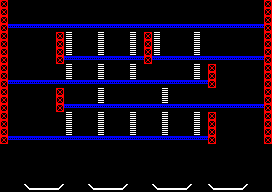

Below is a game level as drawn by its tile map, then a one-line description and the .tmx that defines it (tile-layer data replaced by summaries):
An orthogonal 34x24 tile map with 8x8 px tiles, 1 tile layer (tile_stage6), 6 hidden layers not drawn, 2 tilesets and 636 objects.

<map version="1.0" orientation="orthogonal" renderorder="right-down" width="34" height="24" tilewidth="8" tileheight="8" nextobjectid="771">
 <tileset firstgid="1" name="elements" tilewidth="16" tileheight="16" tilecount="100" columns="10">
  <image source="../../tapes/starkitchen/sprites.png" width="160" height="160" />
  <tile id="0">
   <properties>
    <property name="#stencil" value="player" />
   </properties>
  </tile>
  <tile id="7">
   <properties>
    <property name="#stencil" value="bonus" />
   </properties>
  </tile>
  <tile id="10">
   <properties>
    <property name="#stencil" value="enemy" />
   </properties>
  </tile>
  <tile id="19">
   <properties>
    <property name="#stencil" value="=" />
   </properties>
  </tile>
 </tileset>
 <tileset firstgid="101" name="sprites" tilewidth="8" tileheight="8" tilecount="400" columns="20">
  <image source="../../tapes/starkitchen/sprites.png" width="160" height="160" />
  <tile id="57">
   <properties>
    <property name="#stencil" value="|" />
    <property name="type" value="&quot;wall&quot;" />
    <property name="visible" value="0" />
   </properties>
  </tile>
  <tile id="58">
   <properties>
    <property name="#stencil" value="#" />
    <property name="type" value="[&quot;solid&quot;,&quot;wall&quot;]" />
   </properties>
  </tile>
  <tile id="59">
   <properties>
    <property name="#stencil" value="[" />
    <property name="hitbox" value="{&quot;x&quot;:0,&quot;y&quot;:-8,&quot;width&quot;:8,&quot;height&quot;:8}" />
    <property name="type" value="[&quot;solid&quot;,&quot;floor&quot;,&quot;wall&quot;]" />
   </properties>
  </tile>
  <tile id="76">
   <properties>
    <property name="#stencil" value="=" />
    <property name="hitbox" value="{&quot;x&quot;:7,&quot;y&quot;:0,&quot;width&quot;:2,&quot;height&quot;:8}" />
    <property name="type" value="&quot;stair&quot;" />
    <property name="width" value="16" />
    <property name="zIndex" value="1" />
   </properties>
  </tile>
  <tile id="78">
   <properties>
    <property name="#like" value="[" />
    <property name="#stencil" value="_" />
   </properties>
  </tile>
  <tile id="79">
   <properties>
    <property name="#like" value="[" />
    <property name="#stencil" value="]" />
   </properties>
  </tile>
  <tile id="80">
   <properties>
    <property name="#stencil" value="buntopLeft" />
   </properties>
  </tile>
  <tile id="81">
   <properties>
    <property name="#stencil" value="buntopCenter" />
   </properties>
  </tile>
  <tile id="82">
   <properties>
    <property name="#stencil" value="buntopRight" />
   </properties>
  </tile>
  <tile id="100">
   <properties>
    <property name="#stencil" value="cheeseLeft" />
   </properties>
  </tile>
  <tile id="101">
   <properties>
    <property name="#stencil" value="cheeseCenter" />
   </properties>
  </tile>
  <tile id="102">
   <properties>
    <property name="#stencil" value="cheeseRight" />
   </properties>
  </tile>
  <tile id="120">
   <properties>
    <property name="#stencil" value="hamLeft" />
   </properties>
  </tile>
  <tile id="121">
   <properties>
    <property name="#stencil" value="hamCenter" />
   </properties>
  </tile>
  <tile id="122">
   <properties>
    <property name="#stencil" value="hamRight" />
   </properties>
  </tile>
  <tile id="140">
   <properties>
    <property name="#stencil" value="tomatoLeft" />
   </properties>
  </tile>
  <tile id="141">
   <properties>
    <property name="#stencil" value="tomatoCenter" />
   </properties>
  </tile>
  <tile id="142">
   <properties>
    <property name="#stencil" value="tomatoRight" />
   </properties>
  </tile>
  <tile id="160">
   <properties>
    <property name="#stencil" value="saladLeft" />
   </properties>
  </tile>
  <tile id="161">
   <properties>
    <property name="#stencil" value="saladCenter" />
   </properties>
  </tile>
  <tile id="162">
   <properties>
    <property name="#stencil" value="saladRight" />
   </properties>
  </tile>
  <tile id="180">
   <properties>
    <property name="#stencil" value="bunbottomLeft" />
   </properties>
  </tile>
  <tile id="181">
   <properties>
    <property name="#stencil" value="bunbottomCenter" />
   </properties>
  </tile>
  <tile id="182">
   <properties>
    <property name="#stencil" value="bunbottomRight" />
   </properties>
  </tile>
 </tileset>
 <layer name="tile_stage6" width="34" height="24">
  <data>[816 cells, 247 non-empty, 6 distinct tile ids]</data>
 </layer>
 <objectgroup name="stencil_stage6">
  <!-- 102 objects omitted --></objectgroup>
 <objectgroup name="scene_stage6" visible="0">
  <properties>
   <property name="#stencil" value="stencil_stage6" />
   <property name="#tile" value="tile_stage6" />
   <property name="set" value="{&quot;_&quot;:[&quot;stencil&quot;,&quot;stageModel&quot;]}" />
   <property name="x" value="-8" />
  </properties>
 </objectgroup>
 <layer name="tile_stage5" width="34" height="24" visible="0">
  <data>[816 cells, 317 non-empty, 6 distinct tile ids]</data>
 </layer>
 <objectgroup name="stencil_stage5" visible="0">
  <!-- 78 objects omitted --></objectgroup>
 <objectgroup name="scene_stage5" visible="0">
  <properties>
   <property name="#stencil" value="stencil_stage5" />
   <property name="#tile" value="tile_stage5" />
   <property name="set" value="{&quot;_&quot;:[&quot;stencil&quot;,&quot;stageModel&quot;]}" />
   <property name="x" value="-8" />
  </properties>
 </objectgroup>
 <layer name="tile_stage4" width="34" height="24" visible="0">
  <data>[816 cells, 297 non-empty, 6 distinct tile ids]</data>
 </layer>
 <objectgroup name="stencil_stage4" visible="0">
  <!-- 138 objects omitted --></objectgroup>
 <objectgroup name="scene_stage4" visible="0">
  <properties>
   <property name="#stencil" value="stencil_stage4" />
   <property name="#tile" value="tile_stage4" />
   <property name="set" value="{&quot;_&quot;:[&quot;stencil&quot;,&quot;stageModel&quot;]}" />
   <property name="x" value="-8" />
  </properties>
 </objectgroup>
 <layer name="tile_stage3" width="34" height="24" visible="0">
  <data>[816 cells, 301 non-empty, 6 distinct tile ids]</data>
 </layer>
 <objectgroup name="stencil_stage3" visible="0">
  <!-- 90 objects omitted --></objectgroup>
 <objectgroup name="scene_stage3" visible="0">
  <properties>
   <property name="#stencil" value="stencil_stage3" />
   <property name="#tile" value="tile_stage3" />
   <property name="set" value="{&quot;_&quot;:[&quot;stencil&quot;,&quot;stageModel&quot;]}" />
   <property name="x" value="-8" />
  </properties>
 </objectgroup>
 <layer name="tile_stage2" width="34" height="24" visible="0">
  <data>[816 cells, 294 non-empty, 6 distinct tile ids]</data>
 </layer>
 <objectgroup name="stencil_stage2" visible="0">
  <!-- 118 objects omitted --></objectgroup>
 <objectgroup name="scene_stage2" visible="0">
  <properties>
   <property name="#stencil" value="stencil_stage2" />
   <property name="#tile" value="tile_stage2" />
   <property name="set" value="{&quot;_&quot;:[&quot;stencil&quot;,&quot;stageModel&quot;]}" />
   <property name="x" value="-8" />
  </properties>
 </objectgroup>
 <layer name="tile_stage1" width="34" height="24" visible="0">
  <data>[816 cells, 280 non-empty, 6 distinct tile ids]</data>
 </layer>
 <objectgroup name="stencil_stage1" visible="0">
  <!-- 110 objects omitted --></objectgroup>
 <objectgroup name="scene_stage1" visible="0">
  <properties>
   <property name="#stencil" value="stencil_stage1" />
   <property name="#tile" value="tile_stage1" />
   <property name="set" value="{&quot;_&quot;:[&quot;stencil&quot;,&quot;stageModel&quot;]}" />
   <property name="x" value="-8" />
  </properties>
 </objectgroup>
 <layer name="_MODEL" width="34" height="24" visible="0">
  <data>[816 cells, 306 non-empty, 6 distinct tile ids]</data>
 </layer>
</map>
<!-- 636 of 636 objects omitted -->
